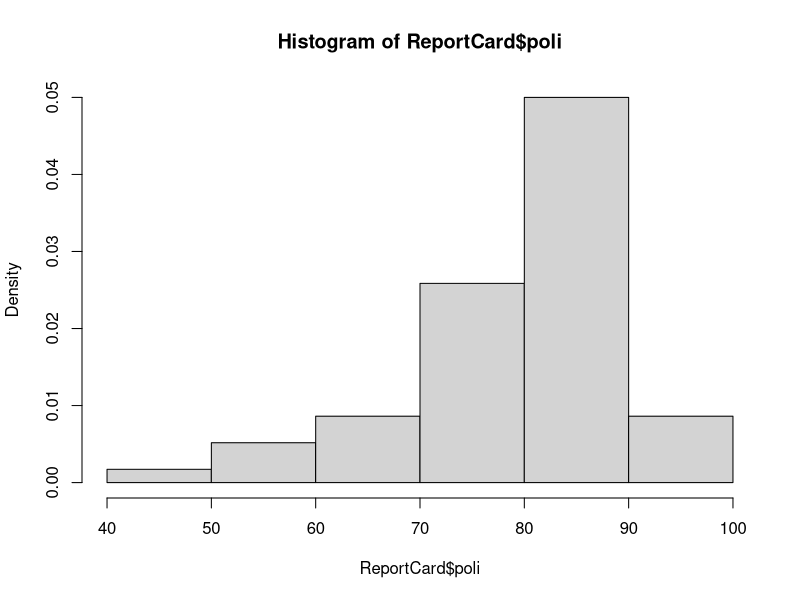
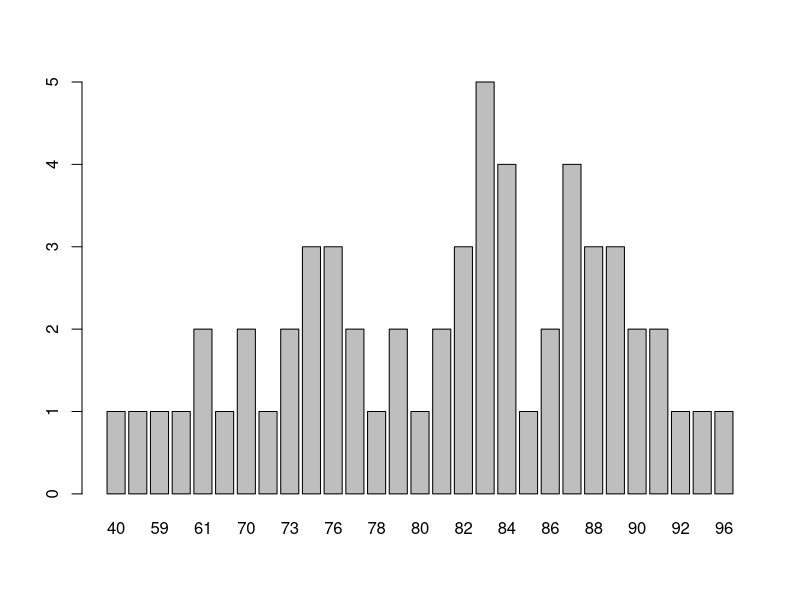
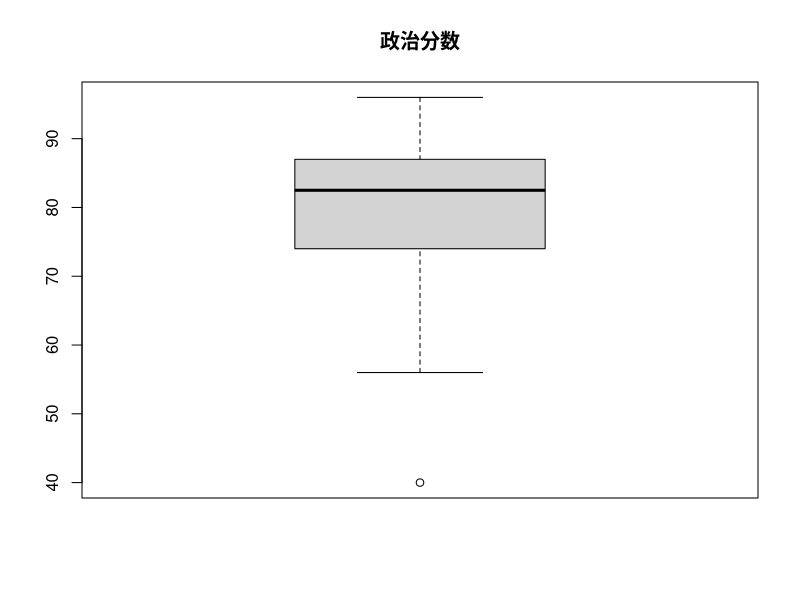
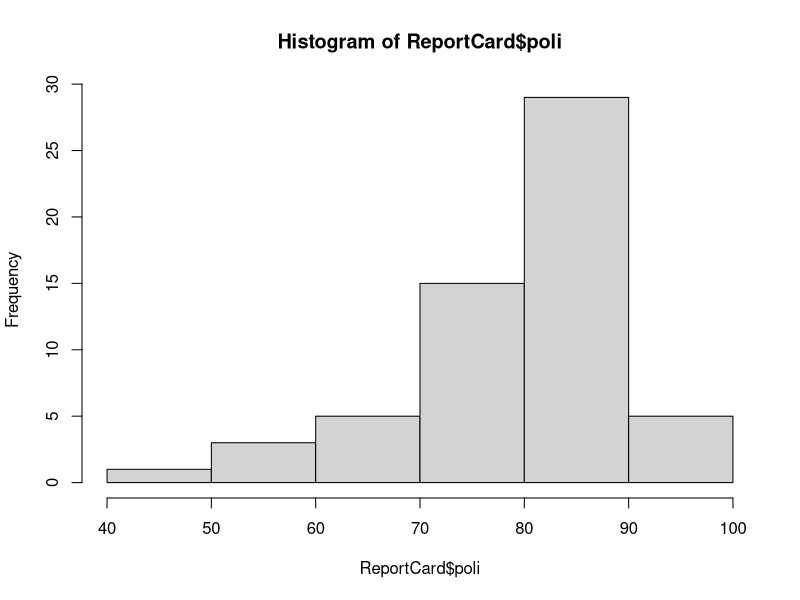
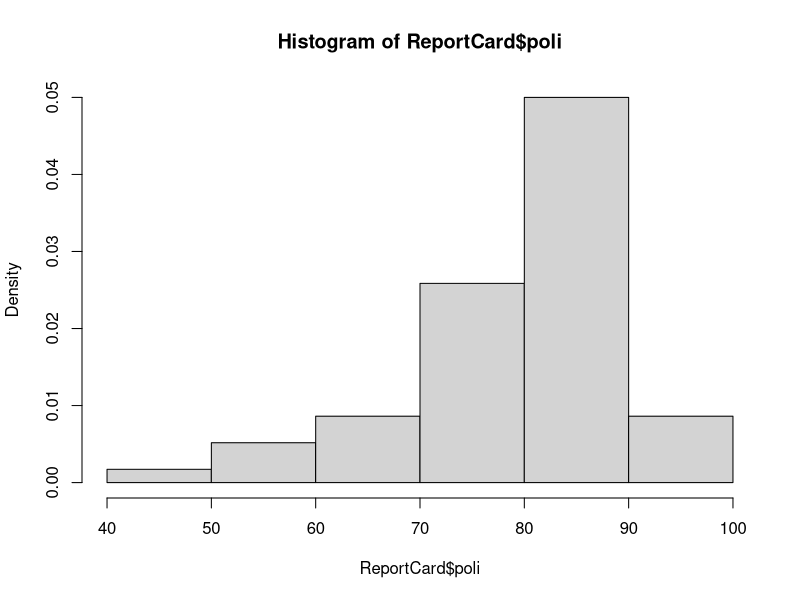
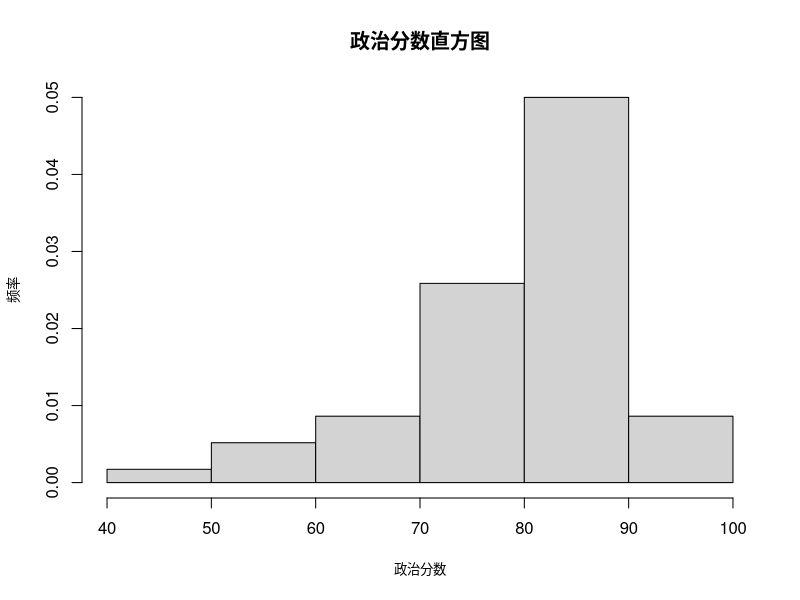
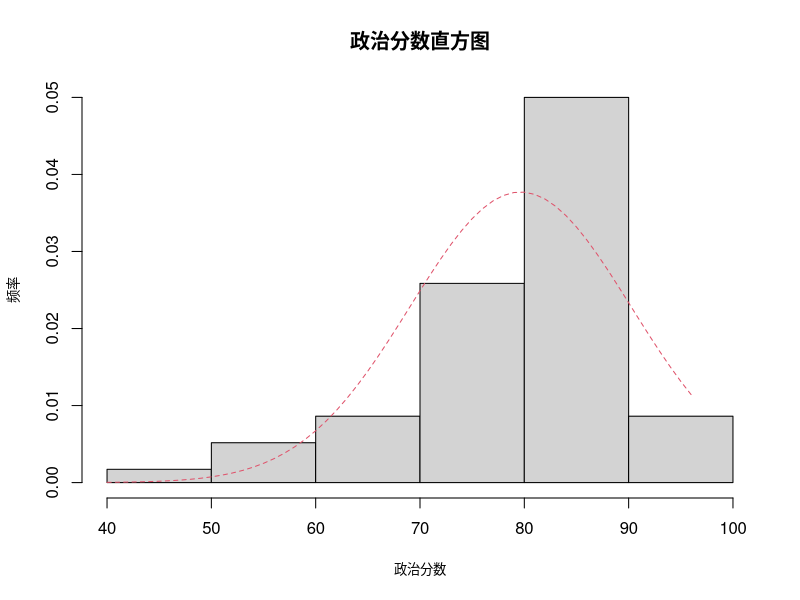
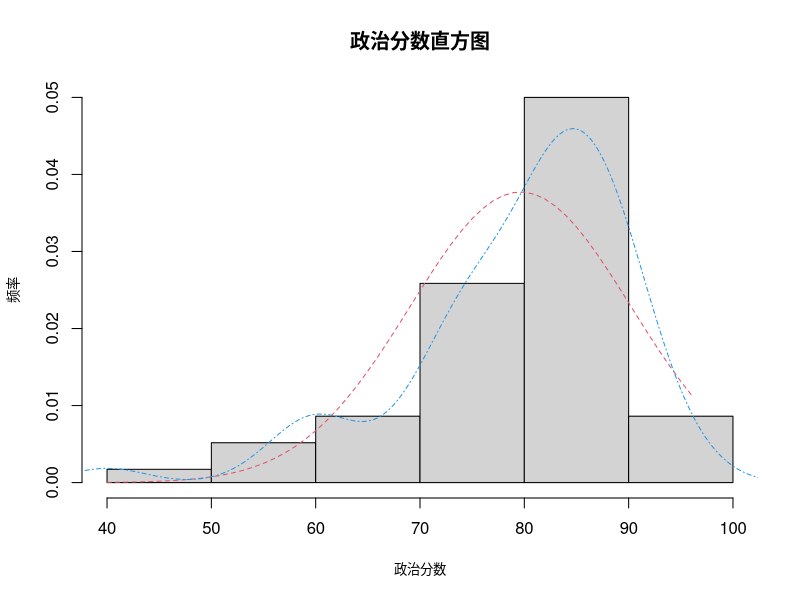

Here is the R script that generated these plots, in order:
## ---- chunk 1
ReportCard<-read.table(file="ReportCard.txt",header=TRUE,sep=" ")
## ---- chunk 2
hist(ReportCard$poli,freq=FALSE)
counts <- table(ReportCard$poli)
barplot(counts)
## ---- chunk 3
attach(ReportCard)
(Av.Poli<-mean(poli))
(Av.Poli<-mean(poli,na.rm=TRUE))
(Sd.Poli<-sd(poli,na.rm=TRUE))
(N<-length(poli[!is.na(poli)]))
summary(poli)
detach(ReportCard)
## ---- chunk 4
# install.packages("psych")
library("psych")
describe(ReportCard$poli)
## ---- chunk 5
boxplot(ReportCard$poli,horizontal=FALSE,main="政治分数")
## ---- chunk 6
hist(ReportCard$poli)
## ---- chunk 7
hist(ReportCard$poli,freq=FALSE)
## ---- chunk 8
hist(ReportCard$poli,xlab="政治分数",ylab="频率",main="政治分数直方图",
     cex.lab=0.8,freq=FALSE,ylim=c(0,0.05))
## ---- chunk 9
Meanpoli=mean(ReportCard$poli,na.rm=TRUE)
Sdpoli=sd(ReportCard$poli,na.rm=TRUE)
d=seq(from=min(ReportCard$poli,na.rm=TRUE),to=max(ReportCard$poli,na.rm=TRUE),by=1)
hist(ReportCard$poli,xlab="政治分数",ylab="频率",main="政治分数直方图",
     cex.lab=0.8,freq=FALSE,ylim=c(0,0.05))
lines(x=d,y=dnorm(d,Meanpoli,Sdpoli),lty=2,col=2)
## ---- chunk 10
hist(ReportCard$poli,xlab="政治分数",ylab="频率",main="政治分数直方图",
     cex.lab=0.8,freq=FALSE,ylim=c(0,0.05))
lines(x=d,y=dnorm(d,Meanpoli,Sdpoli),lty=2,col=2)
lines(density(ReportCard$poli,na.rm=TRUE),lty=4,col=4)
## ---- chunk 11
plot(density(ReportCard$poli,na.rm=TRUE),main="政治分数的核密度图")
## ---- chunk 12
palette()
## ---- chunk 13
DrawL<-par(no.readonly = TRUE)
par(mfrow=c(3,1),mar=c(4,6,4,4))

hist(ReportCard$poli,xlab="政治分数",ylab="频率",main="政治分数直方图",
     cex.lab=0.8,freq=FALSE,ylim=c(0,0.05))


Meanpoli=mean(ReportCard$poli,na.rm=TRUE)
Sdpoli=sd(ReportCard$poli,na.rm=TRUE)
d=seq(from=min(ReportCard$poli,na.rm=TRUE),to=max(ReportCard$poli,na.rm=TRUE),by=1)
hist(ReportCard$poli,xlab="政治分数",ylab="频率",main="政治分数直方图",
     cex.lab=0.8,freq=FALSE,ylim=c(0,0.05))
lines(x=d,y=dnorm(d,Meanpoli,Sdpoli),lty=2,col=2)
lines(density(ReportCard$poli,na.rm=TRUE),lty=4,col=4)
plot(density(ReportCard$poli,na.rm=TRUE),main="政治分数的核密度图")
par(DrawL)
## ---- chunk 14
(Av.Course<-sapply(ReportCard[,3:10],FUN=mean,na.rm=TRUE))
(Sd.Course<-sapply(ReportCard[,3:10],FUN=sd,na.rm=TRUE))
## ---- chunk 15
Av.Person<-rowMeans(ReportCard[,3:10],na.rm=TRUE)
Sum.Person<-rowSums(ReportCard[,3:10],na.rm=TRUE)
## ---- chunk 16
Draw<-par(no.readonly = TRUE)
par(mfrow=c(2,1),mar=c(4,6,4,4))
plot(density(ReportCard$chi,na.rm=TRUE),main="语文分数的核密度图")
plot(density(ReportCard$math,na.rm=TRUE),main="数学分数的核密度图")
par(Draw)
## ---- chunk 17
Des.Fun<-function(x,...){
 Av<-mean(x,na.rm=TRUE)
 Sd<-sd(x,na.rm=TRUE)
 N<-length(x[!is.na(x)])
 Sk<-sum((x[!is.na(x)]-Av)^3/Sd^3)/N
 Ku<-sum((x[!is.na(x)]-Av)^4/Sd^4)/N-3
 result<-list(avg=Av,sd=Sd,skew=Sk,kurt=Ku)
 return(result)
}
(DesRep<-sapply(ReportCard[,3:10],FUN=Des.Fun,na.rm=TRUE)) # 函数体也可以传递
## ---- chunk 18
MaleCard<-subset(ReportCard,ReportCard$sex=="M")
(Des.Male<-sapply(MaleCard[3:10],FUN=Des.Fun,na.rm=TRUE))
FeMaleCard<-subset(ReportCard,ReportCard$sex=="F")
(Des.FeMale<-sapply(FeMaleCard[3:10],FUN=Des.Fun,na.rm=TRUE))
Des.Sex<-cbind(Des.Male,Des.FeMale)
## ---- chunk 19
(Des.Gender<-tapply(ReportCard$poli,INDEX=ReportCard$sex,FUN=Des.Fun,na.rm=TRUE))
## ---- chunk 20
boxplot(poli~sex,data=ReportCard,main="男生和女生的政治分数")
## ---- chunk 21
(avFreTable<-table(ReportCard$avScore))
prop.table(avFreTable)
prop.table(avFreTable)*100
## ---- chunk 22
NumGrade<-tapply(ReportCard$avScore,INDEX=ReportCard$avScore,FUN=length)
barplot(NumGrade,xlab="平均分等级",ylab="人数",ylim=c(0,25))
## ---- chunk 23
barplot(NumGrade,ylab="平均分等级",xlab="人数",xlim=c(0,25),horiz=TRUE,names.arg=c("良","中","及格","不及格"))
